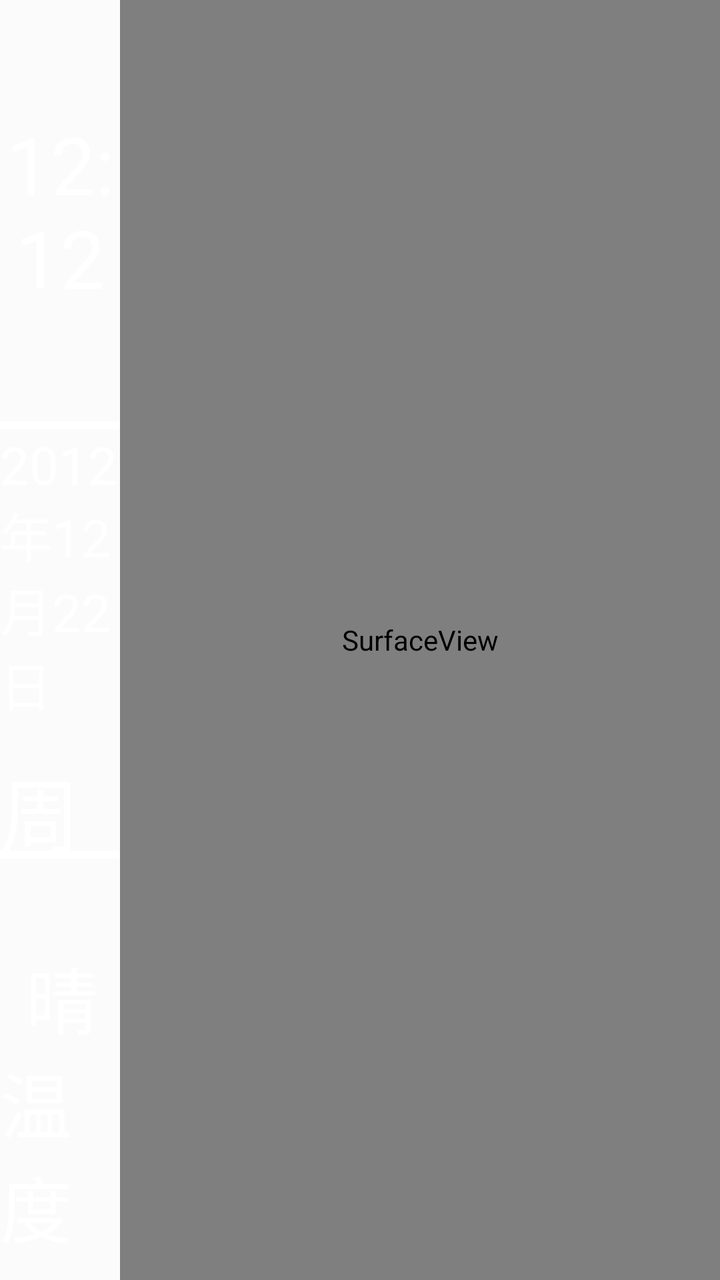
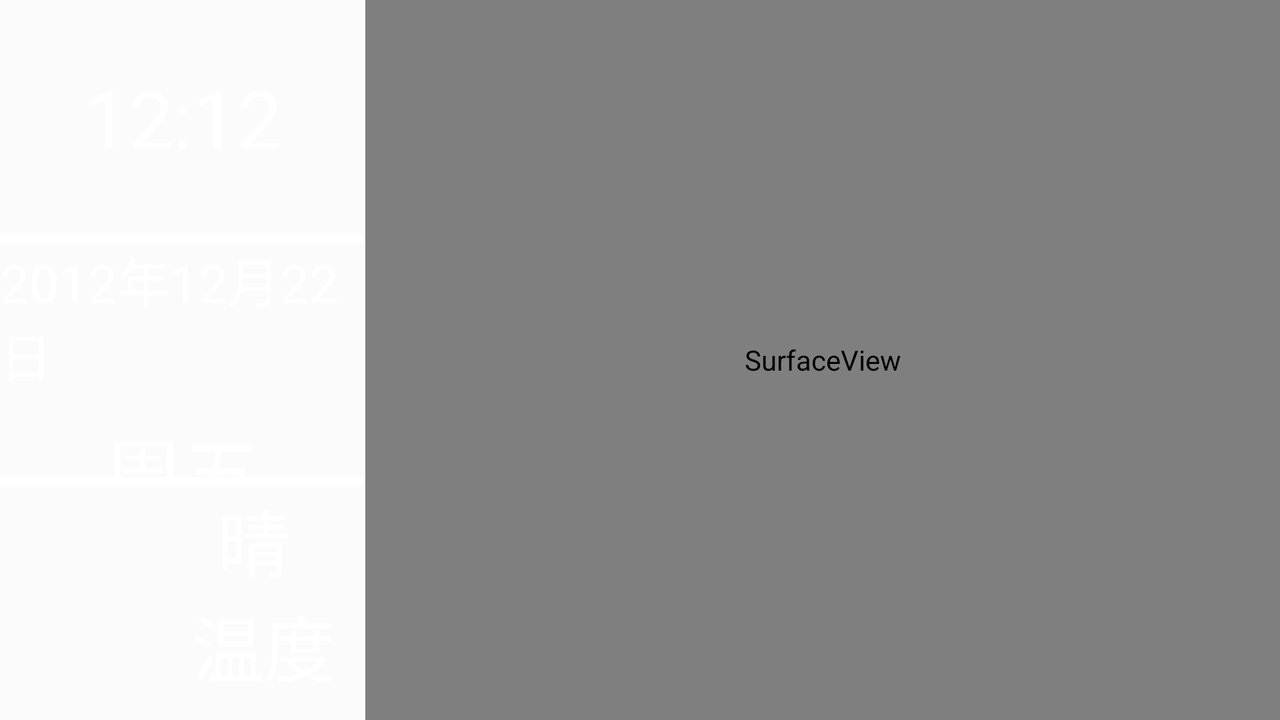

First picture: res/layout/ on a phone held upright. Second picture: the repository's own variant of that layout, on a device whose configuration matches the variant's folder. Source for both follows.
<!-- AndroidManifest.xml: application theme AppTheme -->
<!-- res/layout/activity_video_vlc.xml -->
<RelativeLayout xmlns:android="http://schemas.android.com/apk/res/android"
    android:layout_width="match_parent"
    android:id="@+id/top_rl"
    android:layout_height="match_parent">
    <Button
        android:layout_width="30dp"
        android:id="@+id/ddd"
        android:background="@color/img_full_opaque"
        android:layout_height="30dp" />


    <LinearLayout
        android:id="@+id/video_root"
        android:layout_centerInParent="true"
        android:orientation="horizontal"
        android:layout_width="match_parent"
        android:layout_height="match_parent">

        <LinearLayout
            android:layout_width="0dp"
            android:layout_weight="1"
            android:background="@color/img_soft_opaque2"
            android:orientation="vertical"
            android:layout_height="match_parent">

            <TextView
                android:text="12:12"
                android:id="@+id/xiaoshi"
                android:gravity="center"
                android:textColor="@color/white"
                android:layout_weight="1"
                android:textSize="40sp"
                android:layout_width="match_parent"
                android:layout_height="0dp" />
            <View
                android:background="@color/white"
                android:layout_width="match_parent"
                android:layout_height="4dp"/>

            <LinearLayout
                android:layout_weight="1"
                android:orientation="vertical"
                android:gravity="center"
                android:layout_width="match_parent"
                android:layout_height="0dp">

                <TextView
                    android:text="2012年12月22日"
                    android:textColor="@color/white"
                    android:textSize="26sp"
                    android:id="@+id/riqi"
                    android:layout_width="wrap_content"
                    android:layout_height="wrap_content" />

                <TextView
                    android:text="周五"
                    android:id="@+id/xingqi"
                    android:layout_marginTop="16dp"
                    android:textColor="@color/white"
                    android:textSize="40sp"
                    android:layout_width="wrap_content"
                    android:layout_height="wrap_content" />

            </LinearLayout>
            <View
                android:background="@color/white"
                android:layout_width="match_parent"
                android:layout_height="4dp"/>

            <RelativeLayout
                android:layout_weight="1"
                android:layout_width="match_parent"
                android:layout_height="0dp">

                <ImageView
                    android:layout_width="60dp"
                    android:background="@drawable/taiyang2"
                    android:layout_height="60dp"
                    android:id="@+id/imageView2"
                    android:layout_marginEnd="32dp"
                    android:layout_above="@+id/tianqi1"
                    android:layout_toStartOf="@+id/tianqi1" />

                <TextView
                    android:textSize="36sp"
                    android:textColor="@color/white"
                    android:text="晴"
                    android:id="@+id/tianqi0"
                    android:layout_width="wrap_content"
                    android:layout_height="wrap_content"
                    android:layout_alignBottom="@+id/imageView2"
                    android:layout_alignStart="@+id/tianqi1"
                    android:layout_marginStart="13dp" />

                <TextView
                    android:textSize="36sp"
                    android:textColor="@color/white"
                    android:text="温度"
                    android:layout_width="wrap_content"
                    android:layout_height="wrap_content"
                    android:id="@+id/tianqi1"
                    android:layout_marginBottom="11dp"
                    android:layout_alignParentBottom="true"
                    android:layout_alignParentEnd="true"
                    android:layout_marginEnd="15dp" />

            </RelativeLayout>

        </LinearLayout>

        <SurfaceView
            android:id="@+id/video"
            android:layout_width="0dp"
            android:layout_weight="5"
            android:layout_height="match_parent"/>

    </LinearLayout>


            <android.support.v7.widget.RecyclerView
                android:id="@+id/recyclerView2"
                android:visibility="gone"
                android:layout_centerVertical="true"
                android:layout_width="match_parent"
                android:layout_height="260dp"/>


                <com.example.xiaojun.duomobanyanshi.media.IjkVideoView
                    android:layout_width="match_parent"
                    android:padding="1dp"
                    android:visibility="gone"
                    android:layout_height="match_parent"
                    android:id="@+id/vitamio" />




    <android.support.v7.widget.RecyclerView
        android:id="@+id/recyclerView"
        android:visibility="gone"
        android:layout_width="match_parent"
        android:layout_height="300dp"
        android:layout_centerVertical="true"/>

</RelativeLayout>
<!-- resources referenced by this layout -->
<resources>
  <color name="img_full_opaque">#00000000</color>
  <color name="img_soft_opaque2">#30FFFFFF</color>
  <color name="white">#FFFFFF</color>
  <style name="AppTheme" parent="Theme.AppCompat.Light.NoActionBar">
          <item name="android:listDivider">@drawable/divider</item>
      </style>
</resources>
<!-- res/layout-land/activity_video_vlc.xml (the repository's variant of the layout above) -->
<!-- drawn on the phone turned sideways -->
<RelativeLayout xmlns:android="http://schemas.android.com/apk/res/android"
    android:id="@+id/top_rl"
    android:layout_width="match_parent"
    android:layout_height="match_parent">
    <Button
        android:layout_width="30dp"
        android:id="@+id/ddd"
        android:background="@color/img_full_opaque"
        android:layout_height="30dp" />

    <ImageView
        android:layout_width="160dp"
        android:layout_marginTop="24dp"
        android:layout_marginLeft="30dp"
        android:background="@drawable/ruitong_logo"
        android:layout_height="60dp" />

    <LinearLayout
        android:id="@+id/video_root"
        android:layout_centerInParent="true"
        android:orientation="horizontal"
        android:layout_width="match_parent"
        android:layout_height="match_parent">

        <LinearLayout
            android:layout_width="0dp"
            android:layout_weight="2"
            android:background="@color/img_soft_opaque2"
            android:orientation="vertical"
            android:layout_height="match_parent">

            <TextView
                android:text="12:12"
                android:id="@+id/xiaoshi"
                android:gravity="center"
                android:textColor="@color/white"
                android:layout_weight="1"
                android:textSize="40sp"
                android:layout_width="match_parent"
                android:layout_height="0dp" />
            <View
                android:background="@color/white"
                android:layout_width="match_parent"
                android:layout_height="4dp"/>

            <LinearLayout
                android:layout_weight="1"
                android:orientation="vertical"
                android:gravity="center"
                android:layout_width="match_parent"
                android:layout_height="0dp">

                <TextView
                    android:text="2012年12月22日"
                    android:textColor="@color/white"
                    android:textSize="26sp"
                    android:id="@+id/riqi"
                    android:layout_width="wrap_content"
                    android:layout_height="wrap_content" />

                <TextView
                    android:text="周五"
                    android:id="@+id/xingqi"
                    android:layout_marginTop="10dp"
                    android:textColor="@color/white"
                    android:textSize="40sp"
                    android:layout_width="wrap_content"
                    android:layout_height="wrap_content" />

            </LinearLayout>
            <View
                android:background="@color/white"
                android:layout_width="match_parent"
                android:layout_height="4dp"/>

            <RelativeLayout
                android:layout_weight="1"
                android:layout_width="match_parent"
                android:layout_height="0dp">

                <ImageView
                    android:layout_width="76dp"
                    android:background="@drawable/taiyang2"
                    android:layout_height="76dp"
                    android:layout_marginLeft="16dp"
                    android:id="@+id/imageView2"
                    android:layout_marginEnd="32dp"
                    android:layout_above="@+id/tianqi1"
                    android:layout_toStartOf="@+id/tianqi1" />

                <TextView
                    android:textSize="36sp"
                    android:textColor="@color/white"
                    android:text="晴"
                    android:id="@+id/tianqi0"
                    android:layout_width="wrap_content"
                    android:layout_height="wrap_content"
                    android:layout_alignBottom="@+id/imageView2"
                    android:layout_alignStart="@+id/tianqi1"
                    android:layout_marginStart="13dp" />

                <TextView
                    android:textSize="36sp"
                    android:textColor="@color/white"
                    android:text="温度"
                    android:layout_width="wrap_content"
                    android:layout_height="wrap_content"
                    android:id="@+id/tianqi1"
                    android:layout_marginBottom="11dp"
                    android:layout_alignParentBottom="true"
                    android:layout_alignParentEnd="true"
                    android:layout_marginEnd="15dp" />

            </RelativeLayout>

        </LinearLayout>

        <SurfaceView
            android:id="@+id/video"
            android:layout_width="0dp"
            android:layout_weight="5"
            android:layout_height="match_parent"/>

    </LinearLayout>


            <android.support.v7.widget.RecyclerView
                android:id="@+id/recyclerView2"
                android:layout_width="match_parent"
                android:layout_height="wrap_content"/>


                
                    
                    
                    
                    
                    

<RelativeLayout
    android:id="@+id/vipbg_rl"
    android:visibility="gone"
    android:layout_alignParentBottom="true"
    android:layout_width="wrap_content"
    android:layout_height="wrap_content">

    <ImageView
        android:id="@+id/vipbg"
        android:background="@drawable/tcbg1"
        android:layout_width="match_parent"
        android:layout_height="match_parent" />


    <TextView
        android:layout_width="match_parent"
        android:id="@+id/autofitTextView"
        android:gravity="center"
        android:textSize="66sp"
        android:textStyle="bold"
        android:maxLines="3"
        android:layout_marginTop="100dp"
        android:textColor="@color/white"
        android:layout_height="match_parent" />

</RelativeLayout>


    <android.support.v7.widget.RecyclerView
        android:id="@+id/recyclerView"
        android:layout_width="match_parent"
        android:layout_height="wrap_content"/>
    


</RelativeLayout>
<!-- resources referenced by the variant -->
<!-- as the phone turned sideways resolves them -->
<resources>
  <color name="img_full_opaque">#00000000</color>
  <color name="img_soft_opaque2">#30FFFFFF</color>
  <color name="white">#FFFFFF</color>
  <!-- drawable tcbg1: png bitmap (drawable, 968834 bytes) -->
  <style name="AppTheme" parent="Theme.AppCompat.Light.NoActionBar">
          <item name="android:listDivider">@drawable/divider</item>
      </style>
</resources>
